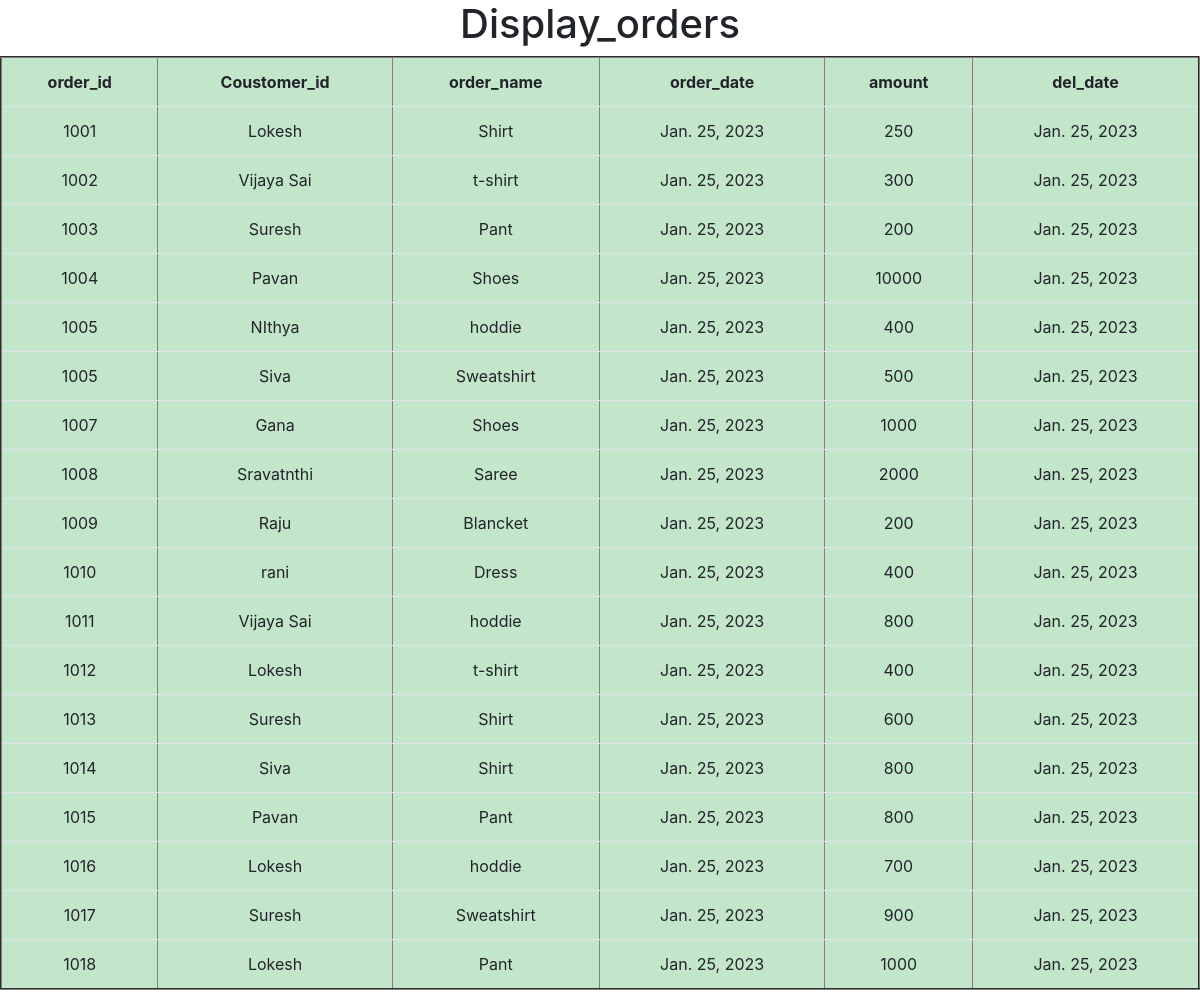
The app's page /display_orders/ with its own data.
### app/models.py (models this page shows, shortened)
class Orders(models.Model):
    order_id=models.IntegerField()
    Coustomer_id=models.ForeignKey(Coustomer_details,on_delete=models.CASCADE)
    order_name=models.CharField(max_length=100)
    order_date=models.DateField(auto_now=True)
    amount=models.IntegerField()
    del_date=models.DateField(auto_now_add=True)

class Coustomer_details(models.Model):
    Coustomer_id=models.IntegerField(primary_key=True)
    name=models.CharField(max_length=100)
    ph_number=models.IntegerField()
    address=models.CharField(max_length=50)
    age=models.IntegerField()
    def __str__(self):
        return self.name

### app/views.py (the view)
# urls.py: path('display_orders/',display_orders,name='display_orders'),
def display_orders(request):
    QSO=Orders.objects.all().order_by()
    d={'order':QSO}
    return render(request,'display_orders.html',d)

### templates/display_orders.html (shortened to what this page needs)
<!doctype html>
<html lang="en">
  <head>
    <link rel="stylesheet" href="https://cdn.jsdelivr.net/npm/bootstrap@4.0.0/dist/css/bootstrap.min.css">
  </head>
  <body>
    <center>
        <h1>Display_orders</h1>
        <table class="table table-success" border="2px" >
            <tr align="center">
                <th>order_id</th>
                <th>Coustomer_id</th>
                <th>order_name</th>
                <th>order_date</th>
                <th>amount</th>
                <th>del_date</th>
            </tr>
            {% for i in order %}
            <tr align="center">
                <td>{{ i.order_id }}</td>
                <td>{{ i.Coustomer_id }}</td>
                <td>{{ i.order_name }}</td>
                <td>{{ i.order_date }}</td>
                <td>{{ i.amount }}</td>
                <td>{{ i.del_date }}</td>
            </tr>
            {% endfor %}
        </table>
    </center>
  </body>
</html>

### records on screen
Orders: order_id "1001", Coustomer_id "Lokesh", order_name "Shirt", order_date "Jan. 25, 2023", amount "250", del_date "Jan. 25, 2023"
Orders: order_id "1002", Coustomer_id "Vijaya Sai", order_name "t-shirt", order_date "Jan. 25, 2023", amount "300", del_date "Jan. 25, 2023"
Orders: order_id "1003", Coustomer_id "Suresh", order_name "Pant", order_date "Jan. 25, 2023", amount "200", del_date "Jan. 25, 2023"
Orders: order_id "1004", Coustomer_id "Pavan", order_name "Shoes", order_date "Jan. 25, 2023", amount "10000", del_date "Jan. 25, 2023"
Orders: order_id "1005", Coustomer_id "NIthya", order_name "hoddie", order_date "Jan. 25, 2023", amount "400", del_date "Jan. 25, 2023"
Orders: order_id "1005", Coustomer_id "Siva", order_name "Sweatshirt", order_date "Jan. 25, 2023", amount "500", del_date "Jan. 25, 2023"
Orders: order_id "1007", Coustomer_id "Gana", order_name "Shoes", order_date "Jan. 25, 2023", amount "1000", del_date "Jan. 25, 2023"
Orders: order_id "1008", Coustomer_id "Sravatnthi", order_name "Saree", order_date "Jan. 25, 2023", amount "2000", del_date "Jan. 25, 2023"
Orders: order_id "1009", Coustomer_id "Raju", order_name "Blancket", order_date "Jan. 25, 2023", amount "200", del_date "Jan. 25, 2023"
Orders: order_id "1010", Coustomer_id "rani", order_name "Dress", order_date "Jan. 25, 2023", amount "400", del_date "Jan. 25, 2023"
Orders: order_id "1011", Coustomer_id "Vijaya Sai", order_name "hoddie", order_date "Jan. 25, 2023", amount "800", del_date "Jan. 25, 2023"
Orders: order_id "1012", Coustomer_id "Lokesh", order_name "t-shirt", order_date "Jan. 25, 2023", amount "400", del_date "Jan. 25, 2023"
Orders: order_id "1013", Coustomer_id "Suresh", order_name "Shirt", order_date "Jan. 25, 2023", amount "600", del_date "Jan. 25, 2023"
Orders: order_id "1014", Coustomer_id "Siva", order_name "Shirt", order_date "Jan. 25, 2023", amount "800", del_date "Jan. 25, 2023"
Orders: order_id "1015", Coustomer_id "Pavan", order_name "Pant", order_date "Jan. 25, 2023", amount "800", del_date "Jan. 25, 2023"
Orders: order_id "1016", Coustomer_id "Lokesh", order_name "hoddie", order_date "Jan. 25, 2023", amount "700", del_date "Jan. 25, 2023"
Orders: order_id "1017", Coustomer_id "Suresh", order_name "Sweatshirt", order_date "Jan. 25, 2023", amount "900", del_date "Jan. 25, 2023"
Orders: order_id "1018", Coustomer_id "Lokesh", order_name "Pant", order_date "Jan. 25, 2023", amount "1000", del_date "Jan. 25, 2023"
